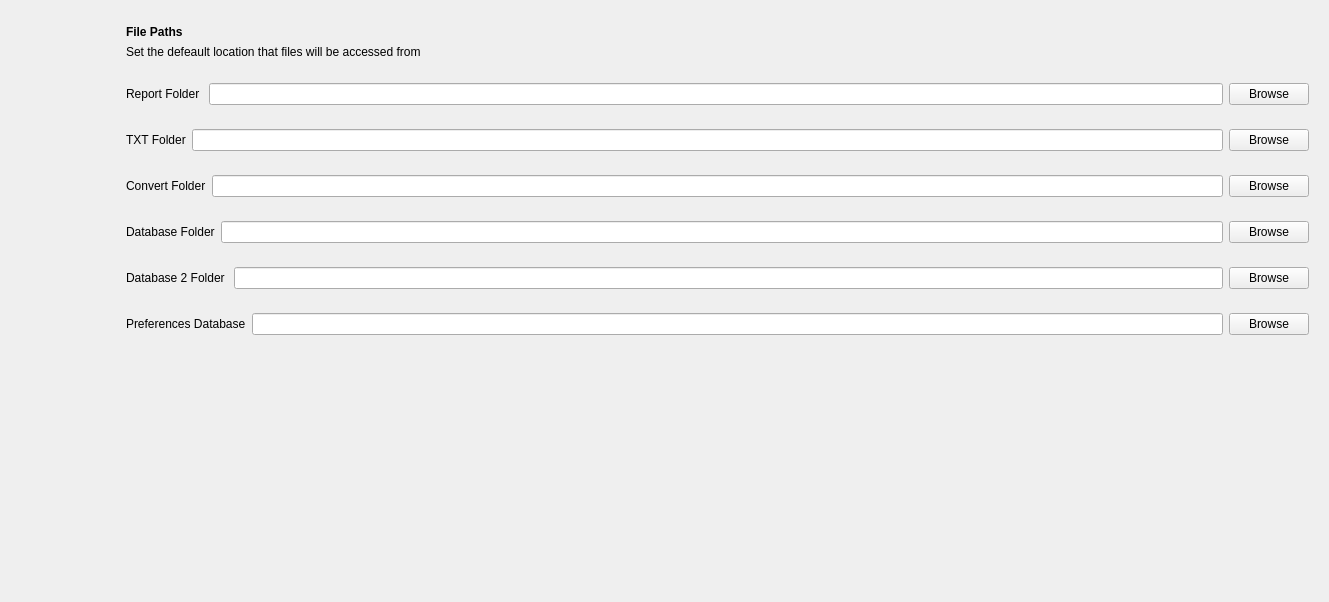
                    <widget class="QWidget" name="page_3">
                     <property name="geometry">
                      <rect>
                       <x>0</x>
                       <y>0</y>
                       <width>1329</width>
                       <height>602</height>
                      </rect>
                     </property>
                     <attribute name="label">
                      <string>File Paths</string>
                     </attribute>
                     <layout class="QHBoxLayout" name="horizontalLayout_20">
                      <item>
                       <widget class="QWidget" name="widget_20" native="true">
                        <property name="minimumSize">
                         <size>
                          <width>100</width>
                          <height>0</height>
                         </size>
                        </property>
                       </widget>
                      </item>
                      <item>
                       <widget class="QWidget" name="fileLocationsWidget" native="true">
                        <property name="minimumSize">
                         <size>
                          <width>0</width>
                          <height>0</height>
                         </size>
                        </property>
                        <property name="maximumSize">
                         <size>
                          <width>16777215</width>
                          <height>16777215</height>
                         </size>
                        </property>
                        <property name="styleSheet">
                         <string notr="true"/>
                        </property>
                        <layout class="QVBoxLayout" name="verticalLayout_31">
                         <property name="leftMargin">
                          <number>0</number>
                         </property>
                         <property name="topMargin">
                          <number>5</number>
                         </property>
                         <property name="rightMargin">
                          <number>0</number>
                         </property>
                         <property name="bottomMargin">
                          <number>20</number>
                         </property>
                         <item>
                          <widget class="QWidget" name="widget_16" native="true">
                           <property name="minimumSize">
                            <size>
                             <width>0</width>
                             <height>20</height>
                            </size>
                           </property>
                           <layout class="QVBoxLayout" name="verticalLayout_22">
                            <item>
                             <widget class="QLabel" name="label_13">
                              <property name="font">
                               <font>
                                <weight>75</weight>
                                <bold>true</bold>
                               </font>
                              </property>
                              <property name="text">
                               <string>File Paths</string>
                              </property>
                             </widget>
                            </item>
                            <item>
                             <widget class="QLabel" name="label_52">
                              <property name="text">
                               <string>Set the defeault location that files will be accessed from</string>
                              </property>
                             </widget>
                            </item>
                           </layout>
                          </widget>
                         </item>
                         <item>
                          <widget class="QWidget" name="widget_42" native="true">
                           <layout class="QHBoxLayout" name="horizontalLayout_32">
                            <item>
                             <widget class="QLabel" name="label_55">
                              <property name="text">
                               <string>Report Folder </string>
                              </property>
                             </widget>
                            </item>
                            <item>
                             <widget class="QLineEdit" name="reportPath">
                              <property name="text">
                               <string/>
                              </property>
                              <property name="readOnly">
                               <bool>true</bool>
                              </property>
                             </widget>
                            </item>
                            <item>
                             <widget class="QPushButton" name="reportsPathBtn">
                              <property name="text">
                               <string>Browse</string>
                              </property>
                             </widget>
                            </item>
                           </layout>
                          </widget>
                         </item>
                         <item>
                          <widget class="QWidget" name="widget_43" native="true">
                           <layout class="QHBoxLayout" name="horizontalLayout_33">
                            <item>
                             <widget class="QLabel" name="label_59">
                              <property name="text">
                               <string>TXT Folder</string>
                              </property>
                             </widget>
                            </item>
                            <item>
                             <widget class="QLineEdit" name="txtPath">
                              <property name="readOnly">
                               <bool>true</bool>
                              </property>
                             </widget>
                            </item>
                            <item>
                             <widget class="QPushButton" name="txtPathBtn">
                              <property name="text">
                               <string>Browse</string>
                              </property>
                             </widget>
                            </item>
                           </layout>
                          </widget>
                         </item>
                         <item>
                          <widget class="QWidget" name="widget_48" native="true">
                           <layout class="QHBoxLayout" name="horizontalLayout_37">
                            <item>
                             <widget class="QLabel" name="label_71">
                              <property name="text">
                               <string>Convert Folder</string>
                              </property>
                             </widget>
                            </item>
                            <item>
                             <widget class="QLineEdit" name="convertPath">
                              <property name="readOnly">
                               <bool>true</bool>
                              </property>
                             </widget>
                            </item>
                            <item>
                             <widget class="QPushButton" name="convertedPathBtn">
                              <property name="text">
                               <string>Browse</string>
                              </property>
                             </widget>
                            </item>
                           </layout>
                          </widget>
                         </item>
                         <item>
                          <widget class="QWidget" name="widget_49" native="true">
                           <layout class="QHBoxLayout" name="horizontalLayout_38">
                            <item>
                             <widget class="QLabel" name="label_72">
                              <property name="text">
                               <string>Database Folder</string>
                              </property>
                             </widget>
                            </item>
                            <item>
                             <widget class="QLineEdit" name="dbPath">
                              <property name="readOnly">
                               <bool>true</bool>
                              </property>
                             </widget>
                            </item>
                            <item>
                             <widget class="QPushButton" name="dbPathBtn">
                              <property name="text">
                               <string>Browse</string>
                              </property>
                             </widget>
                            </item>
                           </layout>
                          </widget>
                         </item>
                         <item>
                          <widget class="QWidget" name="widget_10" native="true">
                           <layout class="QHBoxLayout" name="horizontalLayout_47">
                            <item>
                             <widget class="QLabel" name="label_35">
                              <property name="text">
                               <string>Database 2 Folder </string>
                              </property>
                             </widget>
                            </item>
                            <item>
                             <widget class="QLineEdit" name="frontPath"/>
                            </item>
                            <item>
                             <widget class="QPushButton" name="pushButton_6">
                              <property name="text">
                               <string>Browse</string>
                              </property>
                             </widget>
                            </item>
                           </layout>
                          </widget>
                         </item>
                         <item>
                          <widget class="QWidget" name="widget_17" native="true">
                           <property name="minimumSize">
                            <size>
                             <width>0</width>
                             <height>20</height>
                            </size>
                           </property>
                           <layout class="QHBoxLayout" name="horizontalLayout_71">
                            <item>
                             <widget class="QLabel" name="label_42">
                              <property name="text">
                               <string>Preferences Database</string>
                              </property>
                             </widget>
                            </item>
                            <item>
                             <widget class="QLineEdit" name="prefrenceDbPath"/>
                            </item>
                            <item>
                             <widget class="QPushButton" name="preferenceDbBtn">
                              <property name="text">
                               <string>Browse</string>
                              </property>
                             </widget>
                            </item>
                           </layout>
                          </widget>
                         </item>
                         <item>
                          <spacer name="verticalSpacer_7">
                           <property name="orientation">
                            <enum>Qt::Vertical</enum>
                           </property>
                           <property name="sizeHint" stdset="0">
                            <size>
                             <width>20</width>
                             <height>40</height>
                            </size>
                           </property>
                          </spacer>
                         </item>
                        </layout>
                       </widget>
                      </item>
                     </layout>
                    </widget>
